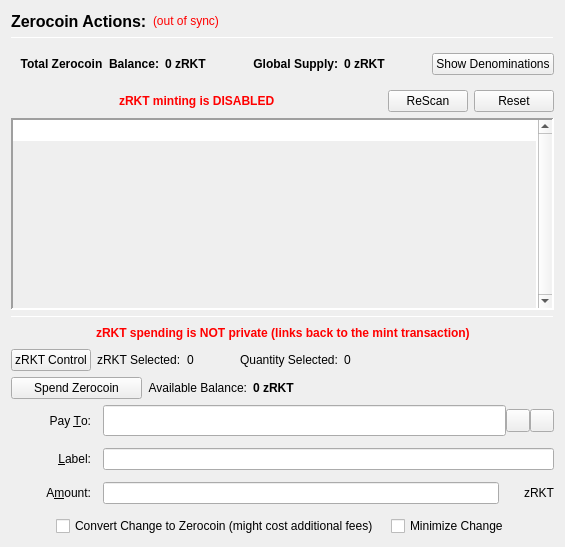
                  <widget class="QFrame" name="verticalFrameLeft">
                   <layout class="QVBoxLayout" name="verticalLayout_2">
                    <item>
                     <layout class="QVBoxLayout" name="verticalLayout_3">
                      <item>
                       <layout class="QHBoxLayout" name="horizontalLayout_3">
                        <item>
                         <widget class="QLabel" name="labelzRKTActions">
                          <property name="font">
                           <font>
                            <pointsize>12</pointsize>
                            <weight>75</weight>
                            <bold>true</bold>
                           </font>
                          </property>
                          <property name="text">
                           <string>Zerocoin Actions:</string>
                          </property>
                          <property name="alignment">
                           <set>Qt::AlignLeading|Qt::AlignLeft|Qt::AlignVCenter</set>
                          </property>
                         </widget>
                        </item>
                        <item>
                         <widget class="QLabel" name="labelzRKTSyncStatus">
                          <property name="toolTip">
                           <string>The displayed information may be out of date. Your wallet automatically synchronizes with the ROCKETFUNDCOIN network after a connection is established, but this process has not completed yet.</string>
                          </property>
                          <property name="styleSheet">
                           <string notr="true">QLabel { color: red; }</string>
                          </property>
                          <property name="text">
                           <string notr="true">(out of sync)</string>
                          </property>
                          <property name="alignment">
                           <set>Qt::AlignLeading|Qt::AlignLeft|Qt::AlignVCenter</set>
                          </property>
                         </widget>
                        </item>
                        <item>
                         <spacer name="horizontalSpacer">
                          <property name="orientation">
                           <enum>Qt::Horizontal</enum>
                          </property>
                          <property name="sizeHint" stdset="0">
                           <size>
                            <width>40</width>
                            <height>20</height>
                           </size>
                          </property>
                         </spacer>
                        </item>
                       </layout>
                      </item>
                      <item>
                       <widget class="Line" name="lineUpperLeft">
                        <property name="minimumSize">
                         <size>
                          <width>0</width>
                          <height>1</height>
                         </size>
                        </property>
                        <property name="maximumSize">
                         <size>
                          <width>16777215</width>
                          <height>1</height>
                         </size>
                        </property>
                        <property name="frameShadow">
                         <enum>QFrame::Sunken</enum>
                        </property>
                        <property name="orientation">
                         <enum>Qt::Horizontal</enum>
                        </property>
                       </widget>
                      </item>
                      <item>
                       <widget class="QFrame" name="balanceSupplyFrame">
                        <layout class="QHBoxLayout" name="horizontalLayout_2" stretch="0,0,0,1,0">
                         <property name="rightMargin">
                          <number>0</number>
                         </property>
                         <item>
                          <layout class="QHBoxLayout" name="horizontalLayout_34">
                           <item>
                            <widget class="QLabel" name="labelzAvailableText_3">
                             <property name="font">
                              <font>
                               <weight>75</weight>
                               <bold>true</bold>
                              </font>
                             </property>
                             <property name="toolTip">
                              <string>Total Balance including unconfirmed and immature zRKT</string>
                             </property>
                             <property name="text">
                              <string>Total Zerocoin  Balance:</string>
                             </property>
                             <property name="alignment">
                              <set>Qt::AlignRight|Qt::AlignTrailing|Qt::AlignVCenter</set>
                             </property>
                            </widget>
                           </item>
                           <item>
                            <widget class="QLabel" name="labelzAvailableAmount_4">
                             <property name="minimumSize">
                              <size>
                               <width>40</width>
                               <height>0</height>
                              </size>
                             </property>
                             <property name="font">
                              <font>
                               <weight>75</weight>
                               <bold>true</bold>
                              </font>
                             </property>
                             <property name="toolTip">
                              <string>Total Balance including unconfirmed and immature zRKT</string>
                             </property>
                             <property name="text">
                              <string>0 zRKT</string>
                             </property>
                             <property name="alignment">
                              <set>Qt::AlignLeading|Qt::AlignLeft|Qt::AlignVCenter</set>
                             </property>
                            </widget>
                           </item>
                          </layout>
                         </item>
                         <item>
                          <spacer name="horizontalSpacer_32">
                           <property name="orientation">
                            <enum>Qt::Horizontal</enum>
                           </property>
                           <property name="sizeHint" stdset="0">
                            <size>
                             <width>40</width>
                             <height>20</height>
                            </size>
                           </property>
                          </spacer>
                         </item>
                         <item>
                          <layout class="QHBoxLayout" name="horizontalLayout_35">
                           <item>
                            <widget class="QLabel" name="labelZsupplyText_2">
                             <property name="font">
                              <font>
                               <weight>75</weight>
                               <bold>true</bold>
                              </font>
                             </property>
                             <property name="text">
                              <string>Global Supply:</string>
                             </property>
                             <property name="alignment">
                              <set>Qt::AlignRight|Qt::AlignTrailing|Qt::AlignVCenter</set>
                             </property>
                            </widget>
                           </item>
                           <item>
                            <widget class="QLabel" name="labelZsupplyAmount_2">
                             <property name="font">
                              <font>
                               <weight>75</weight>
                               <bold>true</bold>
                              </font>
                             </property>
                             <property name="text">
                              <string>0 zRKT</string>
                             </property>
                            </widget>
                           </item>
                          </layout>
                         </item>
                         <item>
                          <spacer name="horizontalSpacer_31">
                           <property name="orientation">
                            <enum>Qt::Horizontal</enum>
                           </property>
                           <property name="sizeHint" stdset="0">
                            <size>
                             <width>40</width>
                             <height>20</height>
                            </size>
                           </property>
                          </spacer>
                         </item>
                         <item>
                          <widget class="QPushButton" name="pushButtonShowDenoms">
                           <property name="toolTip">
                            <string>Show zRKT denominations list</string>
                           </property>
                           <property name="text">
                            <string>Show Denominations</string>
                           </property>
                          </widget>
                         </item>
                        </layout>
                       </widget>
                      </item>
                      <item>
                       <layout class="QHBoxLayout" name="horizontalLayout_4">
                        <item>
                         <spacer name="horizontalSpacer_2">
                          <property name="orientation">
                           <enum>Qt::Horizontal</enum>
                          </property>
                          <property name="sizeHint" stdset="0">
                           <size>
                            <width>40</width>
                            <height>20</height>
                           </size>
                          </property>
                         </spacer>
                        </item>
                        <item>
                         <widget class="QLabel" name="label">
                          <property name="styleSheet">
                           <string notr="true">color: red;
font-weight: bold;</string>
                          </property>
                          <property name="text">
                           <string>zRKT minting is DISABLED</string>
                          </property>
                         </widget>
                        </item>
                        <item>
                         <spacer name="horizontalSpacer_3">
                          <property name="orientation">
                           <enum>Qt::Horizontal</enum>
                          </property>
                          <property name="sizeHint" stdset="0">
                           <size>
                            <width>40</width>
                            <height>20</height>
                           </size>
                          </property>
                         </spacer>
                        </item>
                        <item>
                         <widget class="QPushButton" name="pushButtonMintReset">
                          <property name="maximumSize">
                           <size>
                            <width>80</width>
                            <height>16777215</height>
                           </size>
                          </property>
                          <property name="toolTip">
                           <string>Rescan the complete blockchain for  Zerocoin mints and their meta-data.</string>
                          </property>
                          <property name="text">
                           <string>ReScan</string>
                          </property>
                         </widget>
                        </item>
                        <item>
                         <widget class="QPushButton" name="pushButtonSpentReset">
                          <property name="maximumSize">
                           <size>
                            <width>80</width>
                            <height>16777215</height>
                           </size>
                          </property>
                          <property name="toolTip">
                           <string>Reset Zerocoin Wallet DB. Deletes transactions that did not make it into the blockchain.</string>
                          </property>
                          <property name="text">
                           <string>Reset</string>
                          </property>
                         </widget>
                        </item>
                       </layout>
                      </item>
                      <item>
                       <widget class="QPlainTextEdit" name="TEMintStatus">
                        <property name="font">
                         <font>
                          <pointsize>8</pointsize>
                         </font>
                        </property>
                        <property name="toolTip">
                         <string>Status and/or Mesages from the last Mint Action.</string>
                        </property>
                        <property name="frameShape">
                         <enum>QFrame::Panel</enum>
                        </property>
                        <property name="frameShadow">
                         <enum>QFrame::Sunken</enum>
                        </property>
                        <property name="lineWidth">
                         <number>2</number>
                        </property>
                        <property name="midLineWidth">
                         <number>2</number>
                        </property>
                        <property name="verticalScrollBarPolicy">
                         <enum>Qt::ScrollBarAlwaysOn</enum>
                        </property>
                        <property name="horizontalScrollBarPolicy">
                         <enum>Qt::ScrollBarAlwaysOff</enum>
                        </property>
                        <property name="readOnly">
                         <bool>true</bool>
                        </property>
                        <property name="plainText">
                         <string notr="true"/>
                        </property>
                        <property name="backgroundVisible">
                         <bool>true</bool>
                        </property>
                       </widget>
                      </item>
                      <item>
                       <widget class="Line" name="line">
                        <property name="minimumSize">
                         <size>
                          <width>0</width>
                          <height>1</height>
                         </size>
                        </property>
                        <property name="maximumSize">
                         <size>
                          <width>16777215</width>
                          <height>1</height>
                         </size>
                        </property>
                        <property name="orientation">
                         <enum>Qt::Horizontal</enum>
                        </property>
                       </widget>
                      </item>
                      <item>
                       <layout class="QHBoxLayout" name="horizontalLayout_7">
                        <item>
                         <spacer name="horizontalSpacer_18">
                          <property name="orientation">
                           <enum>Qt::Horizontal</enum>
                          </property>
                          <property name="sizeHint" stdset="0">
                           <size>
                            <width>40</width>
                            <height>20</height>
                           </size>
                          </property>
                         </spacer>
                        </item>
                        <item>
                         <widget class="QLabel" name="label_2">
                          <property name="styleSheet">
                           <string notr="true">color: red;
font-weight: bold;</string>
                          </property>
                          <property name="text">
                           <string>zRKT spending is NOT private (links back to the mint transaction)</string>
                          </property>
                         </widget>
                        </item>
                        <item>
                         <spacer name="horizontalSpacer_30">
                          <property name="orientation">
                           <enum>Qt::Horizontal</enum>
                          </property>
                          <property name="sizeHint" stdset="0">
                           <size>
                            <width>40</width>
                            <height>20</height>
                           </size>
                          </property>
                         </spacer>
                        </item>
                       </layout>
                      </item>
                      <item>
                       <layout class="QHBoxLayout" name="horizontalLayout_24">
                        <property name="leftMargin">
                         <number>0</number>
                        </property>
                        <property name="bottomMargin">
                         <number>0</number>
                        </property>
                        <item>
                         <widget class="QPushButton" name="pushButtonZRktControl">
                          <property name="text">
                           <string>zRKT Control</string>
                          </property>
                         </widget>
                        </item>
                        <item>
                         <widget class="QLabel" name="labelzRktSelected">
                          <property name="text">
                           <string>zRKT Selected:</string>
                          </property>
                         </widget>
                        </item>
                        <item>
                         <widget class="QLabel" name="labelzRktSelected_int">
                          <property name="text">
                           <string>0</string>
                          </property>
                         </widget>
                        </item>
                        <item>
                         <spacer name="horizontalSpacer_17">
                          <property name="orientation">
                           <enum>Qt::Horizontal</enum>
                          </property>
                          <property name="sizeType">
                           <enum>QSizePolicy::Fixed</enum>
                          </property>
                          <property name="sizeHint" stdset="0">
                           <size>
                            <width>40</width>
                            <height>20</height>
                           </size>
                          </property>
                         </spacer>
                        </item>
                        <item>
                         <widget class="QLabel" name="labelQuantitySelected">
                          <property name="text">
                           <string>Quantity Selected:</string>
                          </property>
                         </widget>
                        </item>
                        <item>
                         <widget class="QLabel" name="labelQuantitySelected_int">
                          <property name="text">
                           <string>0</string>
                          </property>
                         </widget>
                        </item>
                        <item>
                         <spacer name="horizontalSpacer_19">
                          <property name="orientation">
                           <enum>Qt::Horizontal</enum>
                          </property>
                          <property name="sizeHint" stdset="0">
                           <size>
                            <width>40</width>
                            <height>20</height>
                           </size>
                          </property>
                         </spacer>
                        </item>
                       </layout>
                      </item>
                      <item>
                       <layout class="QHBoxLayout" name="horizontalLayout_6">
                        <item>
                         <widget class="QPushButton" name="pushButtonSpendzRKT">
                          <property name="minimumSize">
                           <size>
                            <width>131</width>
                            <height>0</height>
                           </size>
                          </property>
                          <property name="toolTip">
                           <string>Spend Zerocoin. Without 'Pay To:' address creates payments to yourself.</string>
                          </property>
                          <property name="text">
                           <string>Spend Zerocoin</string>
                          </property>
                         </widget>
                        </item>
                        <item>
                         <widget class="QLabel" name="labelzRKTBalanceText">
                          <property name="toolTip">
                           <string>Available (mature and spendable) zRKT for spending</string>
                          </property>
                          <property name="text">
                           <string>Available Balance:</string>
                          </property>
                          <property name="alignment">
                           <set>Qt::AlignRight|Qt::AlignTrailing|Qt::AlignVCenter</set>
                          </property>
                         </widget>
                        </item>
                        <item>
                         <widget class="QLabel" name="labelzAvailableAmount_2">
                          <property name="font">
                           <font>
                            <weight>75</weight>
                            <bold>true</bold>
                           </font>
                          </property>
                          <property name="toolTip">
                           <string>Available (mature and spendable) zRKT for spending

zRKT are mature when they have more than 20 confirmations AND more than 2 mints of the same denomination after them were minted</string>
                          </property>
                          <property name="text">
                           <string>0 zRKT</string>
                          </property>
                          <property name="alignment">
                           <set>Qt::AlignLeading|Qt::AlignLeft|Qt::AlignVCenter</set>
                          </property>
                         </widget>
                        </item>
                        <item>
                         <spacer name="horizontalSpacer_4">
                          <property name="orientation">
                           <enum>Qt::Horizontal</enum>
                          </property>
                          <property name="sizeHint" stdset="0">
                           <size>
                            <width>40</width>
                            <height>20</height>
                           </size>
                          </property>
                         </spacer>
                        </item>
                       </layout>
                      </item>
                      <item>
                       <layout class="QGridLayout" name="gridLayout_7">
                        <property name="spacing">
                         <number>12</number>
                        </property>
                        <item row="0" column="0">
                         <widget class="QLabel" name="payToLabel">
                          <property name="minimumSize">
                           <size>
                            <width>80</width>
                            <height>0</height>
                           </size>
                          </property>
                          <property name="text">
                           <string>Pay &amp;To:</string>
                          </property>
                          <property name="alignment">
                           <set>Qt::AlignRight|Qt::AlignTrailing|Qt::AlignVCenter</set>
                          </property>
                          <property name="buddy">
                           <cstring>payTo</cstring>
                          </property>
                         </widget>
                        </item>
                        <item row="0" column="1">
                         <layout class="QHBoxLayout" name="payToLayout">
                          <property name="spacing">
                           <number>0</number>
                          </property>
                          <item>
                           <widget class="QValidatedLineEdit" name="payTo">
                            <property name="enabled">
                             <bool>true</bool>
                            </property>
                            <property name="minimumSize">
                             <size>
                              <width>0</width>
                              <height>31</height>
                             </size>
                            </property>
                            <property name="toolTip">
                             <string>The ROCKETFUNDCOIN address to send the payment to. Creates local payment to yourself when empty.</string>
                            </property>
                           </widget>
                          </item>
                          <item>
                           <widget class="QToolButton" name="addressBookButton">
                            <property name="toolTip">
                             <string>Choose previously used address</string>
                            </property>
                            <property name="text">
                             <string/>
                            </property>
                            <property name="icon">
                             <iconset resource="../rocketfundcoin.qrc">
                              <normaloff>:/icons/address-book</normaloff>:/icons/address-book</iconset>
                            </property>
                            <property name="shortcut">
                             <string>Alt+A</string>
                            </property>
                           </widget>
                          </item>
                          <item>
                           <widget class="QToolButton" name="pasteButton">
                            <property name="toolTip">
                             <string>Paste address from clipboard</string>
                            </property>
                            <property name="text">
                             <string/>
                            </property>
                            <property name="icon">
                             <iconset resource="../rocketfundcoin.qrc">
                              <normaloff>:/icons/editpaste</normaloff>:/icons/editpaste</iconset>
                            </property>
                            <property name="shortcut">
                             <string>Alt+P</string>
                            </property>
                           </widget>
                          </item>
                         </layout>
                        </item>
                        <item row="1" column="0">
                         <widget class="QLabel" name="labelLabel">
                          <property name="minimumSize">
                           <size>
                            <width>80</width>
                            <height>0</height>
                           </size>
                          </property>
                          <property name="text">
                           <string>&amp;Label:</string>
                          </property>
                          <property name="alignment">
                           <set>Qt::AlignRight|Qt::AlignTrailing|Qt::AlignVCenter</set>
                          </property>
                          <property name="buddy">
                           <cstring>addAsLabel</cstring>
                          </property>
                         </widget>
                        </item>
                        <item row="1" column="1">
                         <widget class="QLineEdit" name="addAsLabel">
                          <property name="toolTip">
                           <string>Enter a label for this address to add it to the list of used addresses</string>
                          </property>
                         </widget>
                        </item>
                        <item row="2" column="0">
                         <widget class="QLabel" name="amountLabel">
                          <property name="minimumSize">
                           <size>
                            <width>80</width>
                            <height>0</height>
                           </size>
                          </property>
                          <property name="text">
                           <string>A&amp;mount:</string>
                          </property>
                          <property name="alignment">
                           <set>Qt::AlignRight|Qt::AlignTrailing|Qt::AlignVCenter</set>
                          </property>
                          <property name="buddy">
                           <cstring>zRKTpayAmount</cstring>
                          </property>
                         </widget>
                        </item>
                        <item row="2" column="1">
                         <layout class="QHBoxLayout" name="horizontalLayout_9">
                          <property name="spacing">
                           <number>0</number>
                          </property>
                          <item>
                           <widget class="QLineEdit" name="zRKTpayAmount"/>
                          </item>
                          <item>
                           <widget class="QLabel" name="labelzRKT">
                            <property name="minimumSize">
                             <size>
                              <width>55</width>
                              <height>0</height>
                             </size>
                            </property>
                            <property name="text">
                             <string>zRKT</string>
                            </property>
                            <property name="alignment">
                             <set>Qt::AlignRight|Qt::AlignTrailing|Qt::AlignVCenter</set>
                            </property>
                           </widget>
                          </item>
                         </layout>
                        </item>
                        <item row="3" column="0" colspan="2">
                         <layout class="QHBoxLayout" name="horizontalLayout_10">
                          <item>
                           <spacer name="horizontalSpacer_5">
                            <property name="orientation">
                             <enum>Qt::Horizontal</enum>
                            </property>
                            <property name="sizeHint" stdset="0">
                             <size>
                              <width>40</width>
                              <height>20</height>
                             </size>
                            </property>
                           </spacer>
                          </item>
                          <item>
                           <widget class="QCheckBox" name="checkBoxMintChange">
                            <property name="sizePolicy">
                             <sizepolicy hsizetype="MinimumExpanding" vsizetype="Fixed">
                              <horstretch>0</horstretch>
                              <verstretch>0</verstretch>
                             </sizepolicy>
                            </property>
                            <property name="layoutDirection">
                             <enum>Qt::LeftToRight</enum>
                            </property>
                            <property name="text">
                             <string>Convert Change to Zerocoin (might cost additional fees)</string>
                            </property>
                           </widget>
                          </item>
                          <item>
                           <widget class="QCheckBox" name="checkBoxMinimizeChange">
                            <property name="toolTip">
                             <string>If checked, the wallet tries to minimize the returning change instead of minimizing the number of spent denominations.</string>
                            </property>
                            <property name="text">
                             <string>Minimize Change</string>
                            </property>
                           </widget>
                          </item>
                          <item>
                           <spacer name="horizontalSpacer_6">
                            <property name="orientation">
                             <enum>Qt::Horizontal</enum>
                            </property>
                            <property name="sizeHint" stdset="0">
                             <size>
                              <width>40</width>
                              <height>20</height>
                             </size>
                            </property>
                           </spacer>
                          </item>
                         </layout>
                        </item>
                       </layout>
                      </item>
                     </layout>
                    </item>
                   </layout>
                  </widget>
